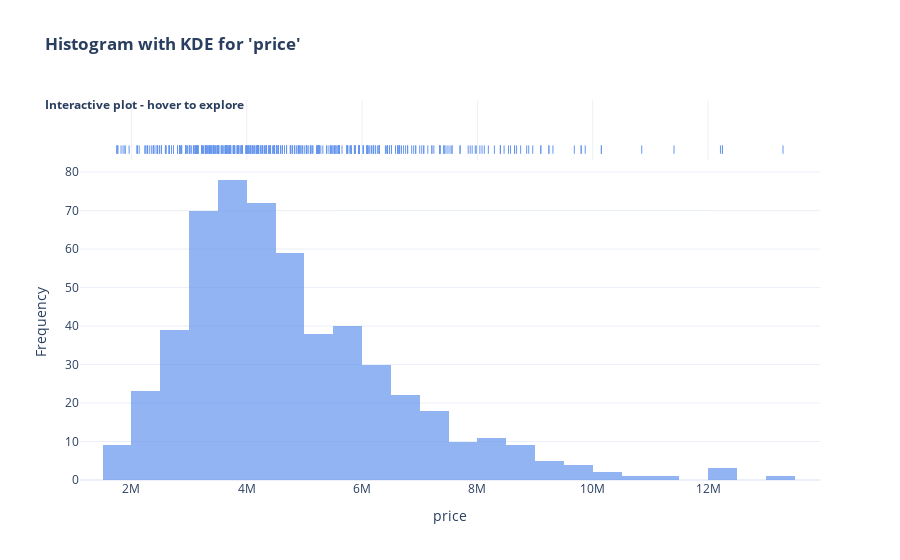
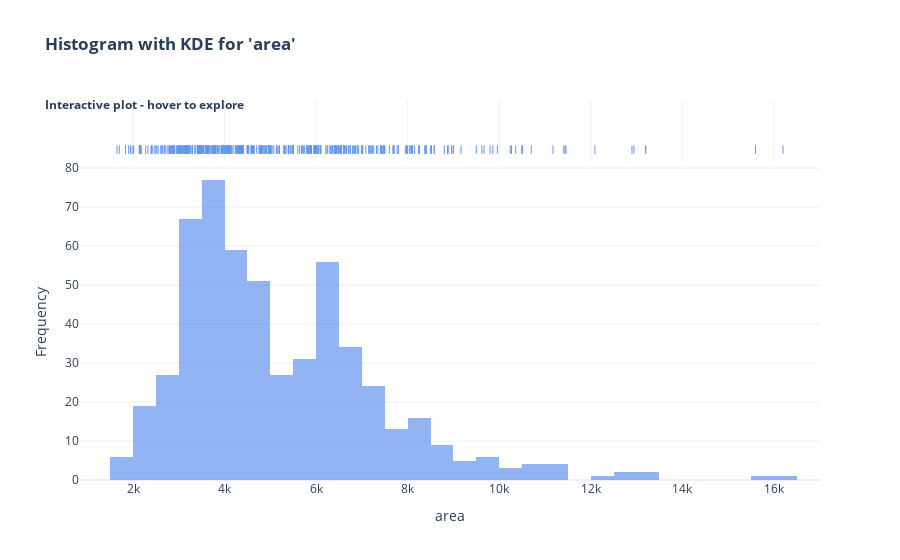
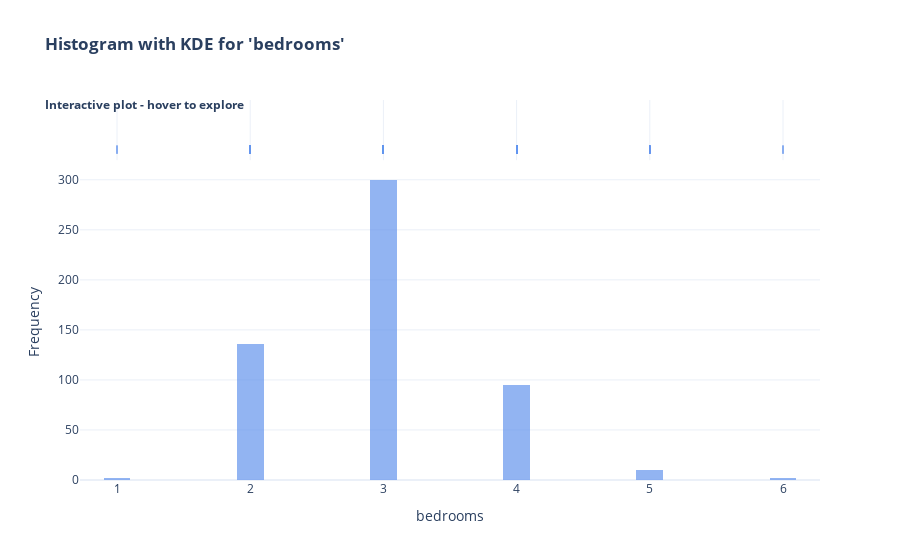
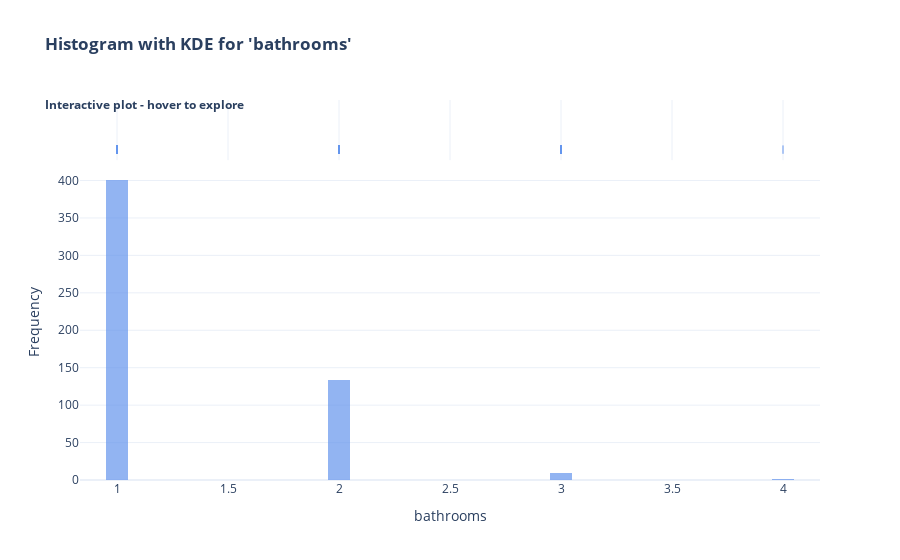

Notebook source saved alongside these figures, in order:
### Code cell
# Final function: Plot histogram with KDE (Plotly) + Q-Q plt (matplotlib) + print test result

def analyze_column(df,column):
    data = df[column].dropna()

    #Run Normality tests
    results = normality_tests(data)

    # ---- Plotly Histogram + KDE

    fig = px.histogram(data,x=column,marginal='rug',nbins=50,opacity=0.7,
                       title=f"<b>Histogram with KDE for '{column}' </br> <br><br><sup>Interactive plot - hover to explore</sup>",
                       template="plotly_white",histnorm=None)
    fig.update_traces(marker_color='cornflowerblue')
    fig.update_layout(
        xaxis_title=column,
        yaxis_title="Frequency",
        showlegend=False
    )

    fig.show()

    # ----- Q-Q plot using matplotlib -----------
    plt.figure(figsize=(6,6))
    stats.probplot(data,dist="norm",plot=plt)
    plt.title(f"Q-Q plot for '{column}'",fontsize=14)
    plt.xlabel("Theoretical Quantiles")
    plt.ylabel("Sample Quantiles")
    plt.grid(True,linestyle='--',alpha=0.6)
    plt.tight_layout()
    plt.show()

    #Show results

    print(f"\n Normality tests for '{column}' : \n")
    for test,(result,interp) in results.items():
        print(f" . {test}: {result} -> {interp}")
    print("\n Interpretation:") 
    print(" - p > 0.05 -> Data is likely normal")
    print(" - p <= 0.05 -> Data is NOT normal")  
    print(" - For Anderson-Darling, if test statistic < critical value at 5%, then Normal")

# Detect outlier columns
outlier_cols = [col for col in numerical_cols if has_outliers(df[col])]


#Run analysis for each column with outliers
for col in outlier_cols:
    analyze_column(df,col)

### Figure 1 — Plotly figure (JSON) as saved in the notebook; plotly's stock layout.template omitted (floating-point values rounded to 4 significant figures; data arrays with more than 128 entries replaced by an {"elided": "..."} marker saying what was removed)
{"data": [{"bingroup": "x", "hovertemplate": "price=%{x}<br>count=%{y}<extra></extra>", "legendgroup": "", "marker": {"color": "cornflowerblue", "opacity": 0.7, "pattern": {"shape": ""}}, "name": "", "nbinsx": 50, "orientation": "v", "showlegend": false, "type": "histogram", "x": {"elided": "545 int values"}, "xaxis": "x", "yaxis": "y"}, {"boxpoints": "all", "fillcolor": "rgba(255,255,255,0)", "hoveron": "points", "hovertemplate": "price=%{x}<extra></extra>", "jitter": 0, "legendgroup": "", "line": {"color": "rgba(255,255,255,0)"}, "marker": {"color": "cornflowerblue", "symbol": "line-ns-open"}, "name": "", "showlegend": false, "type": "box", "x": {"elided": "545 int values"}, "xaxis": "x2", "yaxis": "y2"}], "layout": {"barmode": "relative", "legend": {"tracegroupgap": 0}, "showlegend": false, "title": {"text": "<b>Histogram with KDE for 'price' </br> <br><br><sup>Interactive plot - hover to explore</sup>"}, "xaxis": {"anchor": "y", "domain": [0, 1], "title": {"text": "price"}}, "xaxis2": {"anchor": "y2", "domain": [0, 1], "matches": "x", "showgrid": true, "showticklabels": false}, "yaxis": {"anchor": "x", "domain": [0, 0.8316], "title": {"text": "Frequency"}}, "yaxis2": {"anchor": "x2", "domain": [0.8416, 1], "matches": "y2", "showgrid": false, "showline": false, "showticklabels": false, "ticks": ""}}}

### Figure 2 — Plotly figure (JSON) as saved in the notebook; plotly's stock layout.template omitted (floating-point values rounded to 4 significant figures; data arrays with more than 128 entries replaced by an {"elided": "..."} marker saying what was removed)
{"data": [{"bingroup": "x", "hovertemplate": "area=%{x}<br>count=%{y}<extra></extra>", "legendgroup": "", "marker": {"color": "cornflowerblue", "opacity": 0.7, "pattern": {"shape": ""}}, "name": "", "nbinsx": 50, "orientation": "v", "showlegend": false, "type": "histogram", "x": {"elided": "545 int values"}, "xaxis": "x", "yaxis": "y"}, {"boxpoints": "all", "fillcolor": "rgba(255,255,255,0)", "hoveron": "points", "hovertemplate": "area=%{x}<extra></extra>", "jitter": 0, "legendgroup": "", "line": {"color": "rgba(255,255,255,0)"}, "marker": {"color": "cornflowerblue", "symbol": "line-ns-open"}, "name": "", "showlegend": false, "type": "box", "x": {"elided": "545 int values"}, "xaxis": "x2", "yaxis": "y2"}], "layout": {"barmode": "relative", "legend": {"tracegroupgap": 0}, "showlegend": false, "title": {"text": "<b>Histogram with KDE for 'area' </br> <br><br><sup>Interactive plot - hover to explore</sup>"}, "xaxis": {"anchor": "y", "domain": [0, 1], "title": {"text": "area"}}, "xaxis2": {"anchor": "y2", "domain": [0, 1], "matches": "x", "showgrid": true, "showticklabels": false}, "yaxis": {"anchor": "x", "domain": [0, 0.8316], "title": {"text": "Frequency"}}, "yaxis2": {"anchor": "x2", "domain": [0.8416, 1], "matches": "y2", "showgrid": false, "showline": false, "showticklabels": false, "ticks": ""}}}

### Figure 3 — Plotly figure (JSON) as saved in the notebook; plotly's stock layout.template omitted (floating-point values rounded to 4 significant figures; data arrays with more than 128 entries replaced by an {"elided": "..."} marker saying what was removed)
{"data": [{"bingroup": "x", "hovertemplate": "bedrooms=%{x}<br>count=%{y}<extra></extra>", "legendgroup": "", "marker": {"color": "cornflowerblue", "opacity": 0.7, "pattern": {"shape": ""}}, "name": "", "nbinsx": 50, "orientation": "v", "showlegend": false, "type": "histogram", "x": {"elided": "545 int values"}, "xaxis": "x", "yaxis": "y"}, {"boxpoints": "all", "fillcolor": "rgba(255,255,255,0)", "hoveron": "points", "hovertemplate": "bedrooms=%{x}<extra></extra>", "jitter": 0, "legendgroup": "", "line": {"color": "rgba(255,255,255,0)"}, "marker": {"color": "cornflowerblue", "symbol": "line-ns-open"}, "name": "", "showlegend": false, "type": "box", "x": {"elided": "545 int values"}, "xaxis": "x2", "yaxis": "y2"}], "layout": {"barmode": "relative", "legend": {"tracegroupgap": 0}, "showlegend": false, "title": {"text": "<b>Histogram with KDE for 'bedrooms' </br> <br><br><sup>Interactive plot - hover to explore</sup>"}, "xaxis": {"anchor": "y", "domain": [0, 1], "title": {"text": "bedrooms"}}, "xaxis2": {"anchor": "y2", "domain": [0, 1], "matches": "x", "showgrid": true, "showticklabels": false}, "yaxis": {"anchor": "x", "domain": [0, 0.8316], "title": {"text": "Frequency"}}, "yaxis2": {"anchor": "x2", "domain": [0.8416, 1], "matches": "y2", "showgrid": false, "showline": false, "showticklabels": false, "ticks": ""}}}

### Figure 4 — Plotly figure (JSON) as saved in the notebook; plotly's stock layout.template omitted (floating-point values rounded to 4 significant figures; data arrays with more than 128 entries replaced by an {"elided": "..."} marker saying what was removed)
{"data": [{"bingroup": "x", "hovertemplate": "bathrooms=%{x}<br>count=%{y}<extra></extra>", "legendgroup": "", "marker": {"color": "cornflowerblue", "opacity": 0.7, "pattern": {"shape": ""}}, "name": "", "nbinsx": 50, "orientation": "v", "showlegend": false, "type": "histogram", "x": {"elided": "545 int values"}, "xaxis": "x", "yaxis": "y"}, {"boxpoints": "all", "fillcolor": "rgba(255,255,255,0)", "hoveron": "points", "hovertemplate": "bathrooms=%{x}<extra></extra>", "jitter": 0, "legendgroup": "", "line": {"color": "rgba(255,255,255,0)"}, "marker": {"color": "cornflowerblue", "symbol": "line-ns-open"}, "name": "", "showlegend": false, "type": "box", "x": {"elided": "545 int values"}, "xaxis": "x2", "yaxis": "y2"}], "layout": {"barmode": "relative", "legend": {"tracegroupgap": 0}, "showlegend": false, "title": {"text": "<b>Histogram with KDE for 'bathrooms' </br> <br><br><sup>Interactive plot - hover to explore</sup>"}, "xaxis": {"anchor": "y", "domain": [0, 1], "title": {"text": "bathrooms"}}, "xaxis2": {"anchor": "y2", "domain": [0, 1], "matches": "x", "showgrid": true, "showticklabels": false}, "yaxis": {"anchor": "x", "domain": [0, 0.8316], "title": {"text": "Frequency"}}, "yaxis2": {"anchor": "x2", "domain": [0.8416, 1], "matches": "y2", "showgrid": false, "showline": false, "showticklabels": false, "ticks": ""}}}
